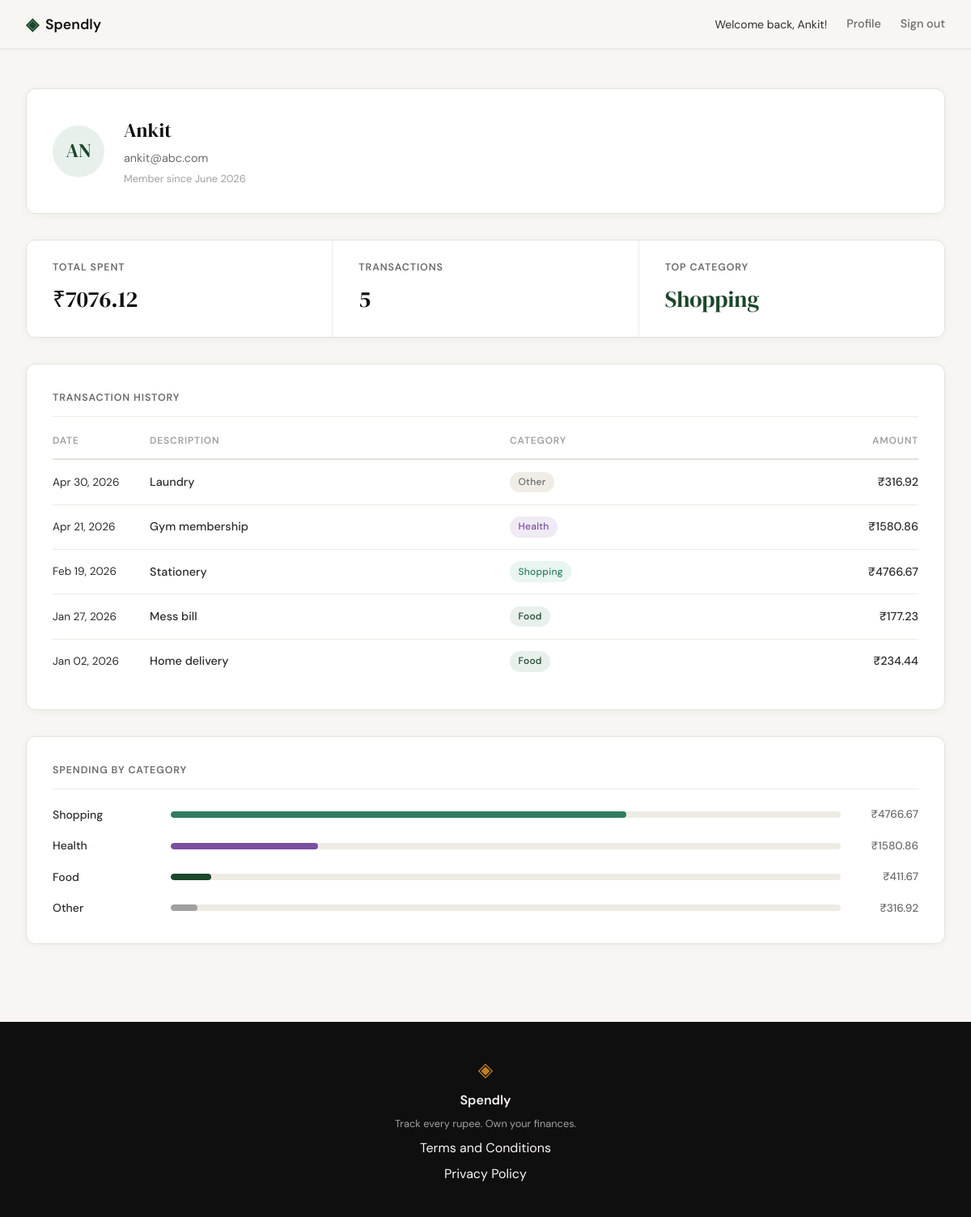
/profile (signed in), run on the app's committed database.
### tables this page shows
CREATE TABLE users (
            id            INTEGER PRIMARY KEY AUTOINCREMENT,
            name          TEXT    NOT NULL,
            email         TEXT    UNIQUE NOT NULL,
            password_hash TEXT    NOT NULL,
            created_at    TEXT    DEFAULT (datetime('now'))
        );

CREATE TABLE expenses (
            id          INTEGER PRIMARY KEY AUTOINCREMENT,
            user_id     INTEGER NOT NULL REFERENCES users(id),
            amount      REAL    NOT NULL,
            category    TEXT    NOT NULL,
            date        TEXT    NOT NULL,
            description TEXT,
            created_at  TEXT    DEFAULT (datetime('now'))
        );

### app.py (the view)
@app.route("/profile")
def profile():
    if not session.get("user_id"):
        return redirect(url_for("login"))
    user_id = session["user_id"]
    if get_user_by_id(user_id) is None:
        session.clear()
        return redirect(url_for("login"))
    user         = get_user_profile(user_id)
    stats        = get_summary_stats(user_id)
    transactions = get_recent_transactions(user_id)
    categories   = get_category_breakdown(user_id)
    return render_template(
        "profile.html",
        user=user,
        stats=stats,
        transactions=transactions,
        categories=categories,
    )

### database/_categories.py (called while the page is built)
def get_category_breakdown(user_id):
    db = get_db()
    try:
        rows = db.execute(
            "SELECT category, SUM(amount) AS total FROM expenses WHERE user_id = ? GROUP BY category ORDER BY total DESC",
            (user_id,)
        ).fetchall()
        if not rows:
            return []
        grand_total = sum(row["total"] for row in rows)
        categories = [
            {"name": row["category"], "amount": float(row["total"]), "pct": round(row["total"] / grand_total * 100)}
            for row in rows
        ]
        pct_sum = sum(c["pct"] for c in categories)
        if pct_sum != 100:
            categories[0]["pct"] += 100 - pct_sum
        return categories
    finally:
        db.close()

### database/_stats.py (called while the page is built)
def get_summary_stats(user_id):
    db = get_db()
    try:
        row = db.execute(
            "SELECT COUNT(*) as transaction_count, SUM(amount) as total_spent FROM expenses WHERE user_id = ?",
            (user_id,)
        ).fetchone()
        transaction_count = row["transaction_count"] if row["transaction_count"] is not None else 0
        total_spent = float(row["total_spent"]) if row["total_spent"] is not None else 0.0
        top_row = db.execute(
            "SELECT category FROM expenses WHERE user_id = ? GROUP BY category ORDER BY SUM(amount) DESC LIMIT 1",
            (user_id,)
        ).fetchone()
        top_category = top_row["category"] if top_row is not None else "—"
    finally:
        db.close()
    return {
        "total_spent": total_spent,
        "transaction_count": int(transaction_count),
        "top_category": top_category,
    }

### database/_transactions.py (called while the page is built)
def get_recent_transactions(user_id, limit=10):
    db = get_db()
    try:
        cursor = db.execute(
            "SELECT amount, category, date, description FROM expenses WHERE user_id = ? ORDER BY date DESC LIMIT ?",
            (user_id, limit)
        )
        rows = cursor.fetchall()
        transactions = []
        for row in rows:
            formatted_date = datetime.strptime(row["date"], "%Y-%m-%d").strftime("%b %d, %Y")
            transactions.append({
                "date": formatted_date,
                "description": row["description"],
                "category": row["category"],
                "amount": float(row["amount"])
            })
        return transactions
    finally:
        db.close()

### database/db.py (called while the page is built)
def get_db():
    conn = sqlite3.connect(DB_PATH)
    conn.row_factory = sqlite3.Row
    conn.execute("PRAGMA foreign_keys = ON")
    return conn

### templates/profile.html (shortened to what this page needs)
{% extends "base.html" %}
{% block head %}
<link rel="stylesheet" href="{{ url_for('static', filename='css/profile.css') }}">
{% endblock %}
{% block content %}
<section class="profile-page">
    <div class="profile-inner">
        <div class="profile-card">
            <div class="user-info">
                <div class="user-avatar">{{ user.initials }}</div>
                <div>
                    <div class="user-name">{{ user.name }}</div>
                    <div class="user-email">{{ user.email }}</div>
                    <div class="user-since">Member since {{ user.member_since }}</div>
                </div>
            </div>
        </div>
        <div class="stats-row">
            <div class="stat-cell">
                <span class="stat-label">Total Spent</span>
                <span class="stat-value">₹{{ "%.2f"|format(stats.total_spent) }}</span>
            </div>
            <div class="stat-cell">
                <span class="stat-label">Transactions</span>
                <span class="stat-value">{{ stats.transaction_count }}</span>
            </div>
            <div class="stat-cell">
                <span class="stat-label">Top Category</span>
                <span class="stat-value stat-value--accent">{{ stats.top_category }}</span>
            </div>
        </div>
        <div class="profile-card">
            <div class="profile-card-title">Transaction History</div>
            <table class="txn-table">
                <thead>
                    <tr>
                        <th>Date</th>
                        <th>Description</th>
                        <th>Category</th>
                        <th>Amount</th>
                    </tr>
                </thead>
                <tbody>
                    {% for txn in transactions %}
                    <tr>
                        <td class="txn-date">{{ txn.date }}</td>
                        <td class="txn-desc">{{ txn.description }}</td>
                        <td>
                            <span class="badge badge--{{ txn.category | lower }}">
                                {{ txn.category }}
                            </span>
                        </td>
                        <td class="txn-amount">₹{{ "%.2f"|format(txn.amount) }}</td>
                    </tr>
                    {% endfor %}
                </tbody>
            </table>
        </div>
        <div class="profile-card">
            <div class="profile-card-title">Spending by Category</div>
            <div class="breakdown-list">
                {% for cat in categories %}
                <div class="breakdown-row">
                    <span class="breakdown-cat">{{ cat.name }}</span>
                    <div class="breakdown-track">
                        <div class="breakdown-bar breakdown-bar--{{ cat.name | lower }}"
                             style="width: {{ cat.pct }}%"></div>
                    </div>
                    <span class="breakdown-amt">₹{{ "%.2f"|format(cat.amount) }}</span>
                </div>
                {% endfor %}
            </div>
        </div>
    </div>
</section>
{% endblock %}

### templates/base.html (shortened to what this page needs)
<!DOCTYPE html>
<html lang="en">
<head>
    <link rel="stylesheet" href="{{ url_for('static', filename='css/style.css') }}">
    {% block head %}{% endblock %}
</head>
<body>
    <nav class="navbar">
        <div class="nav-inner">
            <a href="{{ url_for('landing') }}" class="nav-brand">
                <span class="brand-icon">◈</span>
                <span class="brand-name">Spendly</span>
            </a>
            <div class="nav-links">
                {% if session.get("user_id") %}
                <span class="nav-greeting">Welcome back, {{ session.get("user_name") }}!</span>
                <a href="{{ url_for('profile') }}">Profile</a>
                <a href="{{ url_for('logout') }}">Sign out</a>
                {% else %}
                <a href="{{ url_for('login') }}">Sign in</a>
                <a href="{{ url_for('register') }}" class="nav-cta">Get started</a>
                {% endif %}
            </div>
        </div>
    </nav>
    <main class="main-content">
        {% block content %}{% endblock %}
    </main>
    <footer class="footer">
        <div class="footer-inner">
            <span class="brand-icon">◈</span>
            <span class="footer-name">Spendly</span>
            <p class="footer-copy">Track every rupee. Own your finances.</p>
            <p><a href="{{ url_for('terms') }}">Terms and Conditions</a></p>
            <p><a href="{{ url_for('privacy') }}">Privacy Policy</a></p>
        </div>
    </footer>
</body>
</html>

### static/css/style.css (style rules this page uses)
:root { --ink: #0f0f0f; --ink-soft: #2d2d2d; --ink-muted: #6b6b6b; --ink-faint: #a0a0a0; --paper: #f7f6f3; --paper-warm: #f0ede6; --paper-card: #ffffff; --accent: #1a472a; --accent-light: #e8f0eb; --accent-2: #c17f24; --accent-2-light: #fdf3e3; --danger: #c0392b; --danger-light: #fdecea; --border: #e4e1da; --border-soft: #eeebe4; --font-display: 'DM Serif Display', Georgia, serif; --font-body: 'DM Sans', system-ui, sans-serif; --max-width: 1200px; --auth-width: 440px; --radius-sm: 6px; --radius-md: 12px; --radius-lg: 20px; }
*, *::before, *::after { box-sizing: border-box; margin: 0; padding: 0; }
html { font-size: 16px; scroll-behavior: smooth; }
body { background: var(--paper); color: var(--ink); font-family: var(--font-body); font-size: 1rem; line-height: 1.6; -webkit-font-smoothing: antialiased; }
a { color: inherit; text-decoration: none; }
.navbar { position: sticky; top: 0; z-index: 100; background: var(--paper); border-bottom: 1px solid var(--border); padding: 0 2rem; }
.nav-inner { max-width: var(--max-width); margin: 0 auto; height: 60px; display: flex; align-items: center; justify-content: space-between; }
.nav-brand { display: flex; align-items: center; gap: 0.5rem; font-family: var(--font-body); font-weight: 600; font-size: 1.1rem; color: var(--ink); }
.brand-icon { color: var(--accent); font-size: 1.3rem; }
.brand-name { color: var(--ink); }
.nav-links { display: flex; align-items: center; gap: 1.5rem; font-size: 0.9rem; font-weight: 500; }
.nav-links a { color: var(--ink-muted); transition: color 0.2s; }
.nav-greeting { font-size: 0.875rem; color: var(--ink-soft); font-weight: 400; }
.main-content { min-height: calc(100vh - 60px - 100px); }
.footer { background: var(--ink); color: var(--paper); padding: 2.5rem 2rem; text-align: center; }
.footer-inner { display: flex; flex-direction: column; align-items: center; gap: 0.4rem; }
.footer .brand-icon { color: var(--accent-2); font-size: 1.5rem; }
.footer-name { font-weight: 600; font-size: 1rem; }
.footer-copy { font-size: 0.8rem; color: var(--ink-faint); }

### data on the page
users: get "Ankit", name "Ankit", email "ankit@abc.com"
expenses: top_category "Shopping", date "Feb 19, 2026", description "Stationery", category "Shopping", amount "4766.67", name "Shopping", {{ cat.pct }} 68 (drawn)
expenses: date "Apr 30, 2026", description "Laundry", category "Other", amount "316.92", name "Other", {{ cat.pct }} 4 (drawn)
expenses: date "Apr 21, 2026", description "Gym membership", category "Health", amount "1580.86", name "Health", {{ cat.pct }} 22 (drawn)
expenses: date "Jan 27, 2026", description "Mess bill", category "Food", amount "177.23"
expenses: date "Jan 02, 2026", description "Home delivery", category "Food", amount "234.44"

### other printed values
{{ user.initials }} "AN"
{{ user.member_since }} "June 2026"
{{ "%.2f"|format(stats.total_spent) }} "7076.12"
{{ stats.transaction_count }} "5"
{{ cat.name }} "Food"
{{ "%.2f"|format(cat.amount) }} "411.67"
